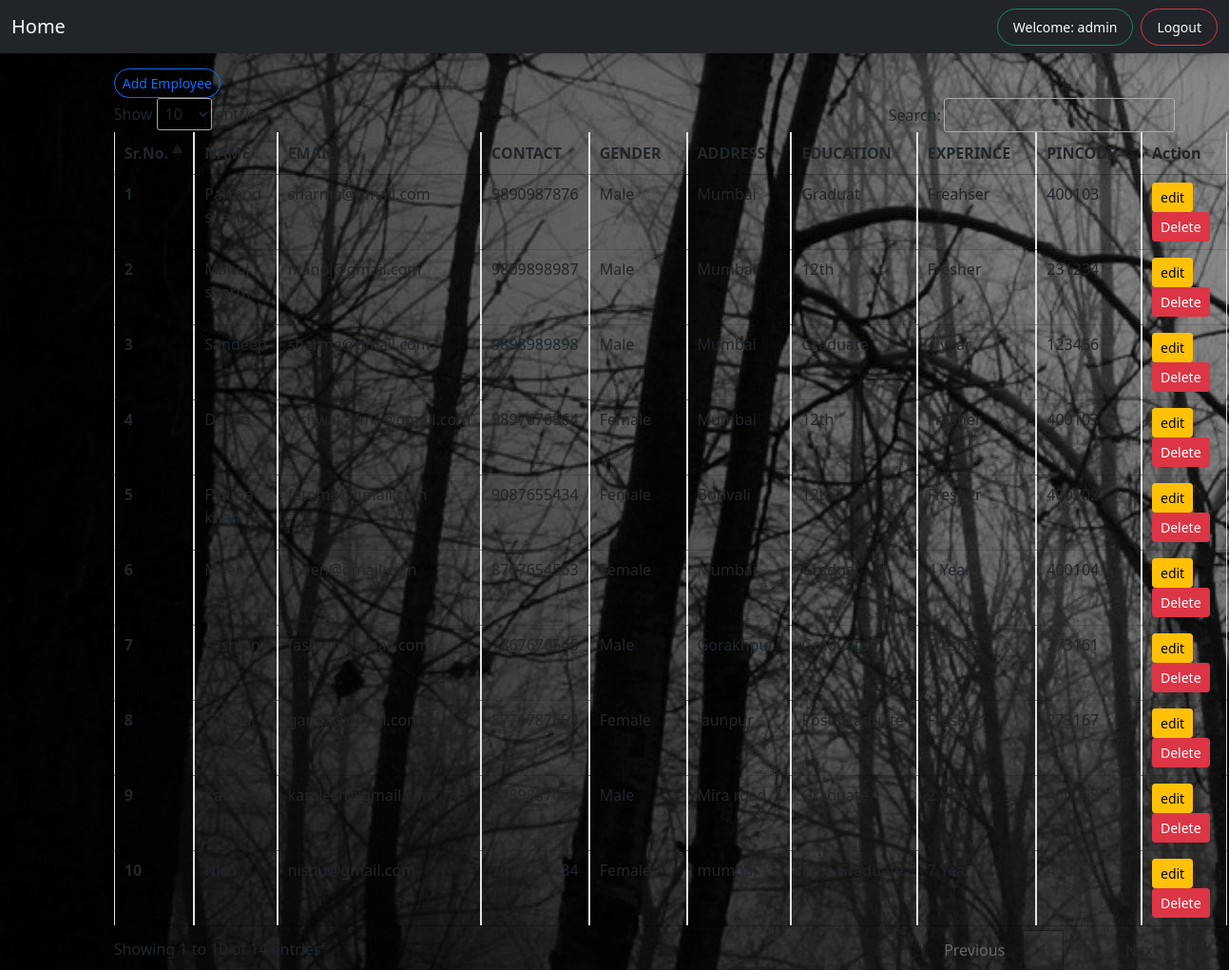
The page /employeedata/ (signed in) on the database its author committed.
### myapp/models.py (models this page shows)
class EmployeeData(models.Model):
    name = models.CharField(max_length=100)
    email = models.EmailField()
    phone = models.IntegerField(max_length=15)
    gender = models.CharField(max_length=100)
    address = models.CharField(max_length=100)
    education = models.CharField(max_length=100)
    experince = models.CharField(max_length=100)
    pincode = models.CharField(max_length=100)

### myapp/views.py (the view)
# urls.py: path("employeedata/", views.Employeedata , name="employeedata"),
@login_required(login_url='login')
def Employeedata(request):
    data = EmployeeData.objects.all()
    return render(request, 'employeedata.html',{'data':data})

### template/employeedata.html (shortened to what this page needs)
{% include "base/base.html" %}
<div class="container offset-1 mt-3">
    <div class="row">
      <div class="d-flex">
        <a href=" {% url 'home' %}" class="btn btn-outline-primary btn-sm rounded-pill shadow">Add Employee</a>
      </div>
        <div class="col-12">
          <div class="message offset-3">
            <div class="col-6">
            </div>
          </div>
            <table class="table display table-bordered" id="myTable">
                <thead >
                  <tr>
                    <th scope="col">Sr.No.</th>
                    <th scope="col">NAME</th>
                    <th scope="col">EMAIL</th>
                    <th scope="col">CONTACT</th>
                    <th scope="col">GENDER</th>
                    <th scope="col">ADDRESS</th>
                    <th scope="col">EDUCATION</th>
                    <th scope="col">EXPERINCE</th>
                    <th scope="col">PINCODE</th>
                    <th scope="col">Action</th>
                  </tr>
                </thead>
                <tbody>
                  {% for i in data %}
                  <tr>
                    <th scope="row">{{forloop.counter}} </th>
                    <td>{{i.name}} </td>
                    <td>{{i.email}} </td>
                    <td>{{i.phone}} </td>
                    <td>{{i.gender}} </td>
                    <td>{{i.address}} </td>
                    <td>{{i.education}} </td>
                    <td>{{i.experince}} </td>
                    <td>{{i.pincode}} </td>
                    <td>
                      <a href=" {% url 'employeeupdate' i.id %} " class="btn btn-warning btn-sm " >edit</a>
                      <a href="{% url 'employeeDelete' i.id %} " class="btn btn-danger btn-sm">Delete</a>
                    </td>
                  </tr>
                  {% endfor %}
                </tbody>
              </table>
        </div>
    </div>
</div>

### template/base/base.html (shortened to what this page needs)
{% load static %}
<!doctype html>
<html lang="en">
  <head>
    <link href="https://cdn.jsdelivr.net/npm/bootstrap@5.1.3/dist/css/bootstrap.min.css" rel="stylesheet">
    <link href="https://cdn.datatables.net/1.13.4/css/jquery.dataTables.min.css" rel="stylesheet" >
  </head>
  <body>
    <nav class="navbar navbar-expand-lg navbar-light  bg-dark shadow ">
        <div class="container-fluid">
          {% if user.is_authenticated %}
          <a class="navbar-brand" href="#">Home</a>
          {% endif %}
          <div class="collapse navbar-collapse justify-content-end" id="navbarNav">
            {% if user.is_authenticated %}
            <a class=" nav-link btn btn-outline-success btn-sm rounded-pill me-2"> Welcome: {{request.user}}</a>
              <a class="nav-link btn btn-outline-danger btn-sm rounded-pill " href=" {% url 'logout_view' %}">Logout</a>
              {% else %}
                <a class="nav-link btn btn-outline-success btn-sm rounded-pill me-2" href=" {% url 'login' %} ">Login</a>
                <a class="nav-link btn btn-outline-info btn-sm rounded-pill" href=" {% url 'register' %} ">Register</a>
              {% endif %}
          </div>
        </div>
      </nav>
  </body>
</html>

### template/base/base.html (style rules this page uses)
.navbar-light .navbar-brand { color: #f9fafb !important; }
.nav-link { color: #f9fafb !important; display: inline-table !important; }
body { background-image: url('static/assets/forst.jpg') !important; }

### rows shown on the page
EmployeeData: name "Parmod sharma", email "sharma@gmail.com", phone "9890987876", gender "Male", address "Mumbai", education "Graduat", experince "Freahser", pincode "400103"
EmployeeData: name "Manoj sharma", email "manoj@gmail.com", phone "9809898987", gender "Male", address "Mumbai", education "12th", experince "Fresher", pincode "231234"
EmployeeData: name "Sandeep", email "sharma@gmail.com", phone "9898989898", gender "Male", address "Mumbai", education "Graduate", experince "4 year", pincode "123456"
EmployeeData: name "Deepa", email "vishwakarma@gmail.com", phone "9897676564", gender "Female", address "Mumbai", education "12th", experince "Fresher", pincode "400103"
EmployeeData: name "Fatima khan", email "fatoma@gmail.com", phone "9087655434", gender "Female", address "Borivali", education "12th", experince "Fresher", pincode "400102"
EmployeeData: name "Meena", email "meen@gmail.com", phone "8767654563", gender "Female", address "Mumbai", education "Graduat", experince "4 Year", pincode "400104"
EmployeeData: name "Fashion", email "fashion@gmail.com", phone "7867676545", gender "Male", address "Gorakhpur", education "Graduate", experince "Fresher", pincode "273161"
EmployeeData: name "Ganga", email "ganga@gmail.com", phone "8776787654", gender "Female", address "jaunpur", education "Post Graduate", experince "Fresher", pincode "273167"
EmployeeData: name "Kamlesh", email "kamlesh@gmail.com", phone "8789887654", gender "Male", address "Mira road", education "Graduate", experince "2 Year", pincode "400068"
EmployeeData: name "Nisu", email "nishu@gmail.com", phone "7678765434", gender "Female", address "mumbai", education "Post Graduate", experince "7 Year", pincode "400076"

### other values the page prints
{{ request.user }} "admin"
